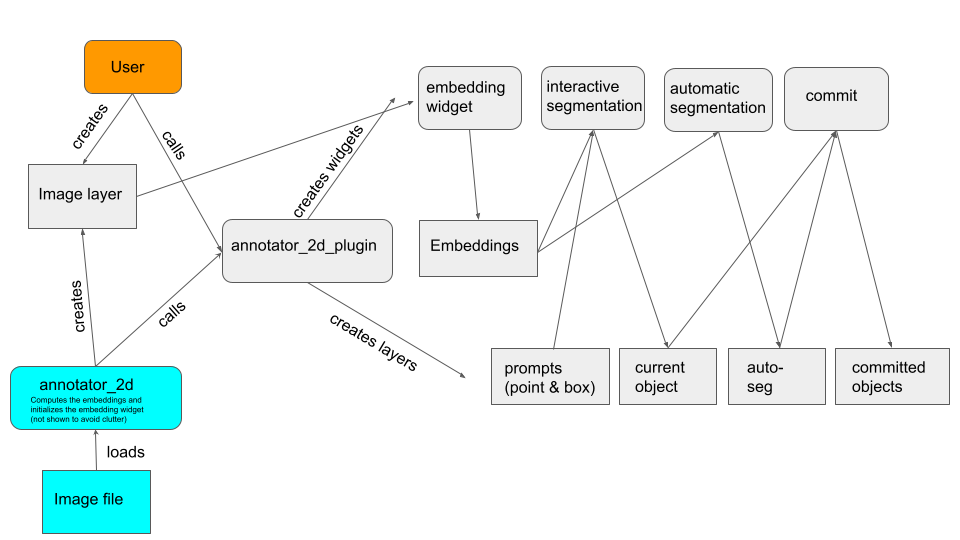
#> input picture doc/images/2d-annotator-flow.png, 960 x 540 px; its folder holds only this picture in this run
$ python build_new_nucleus_data.py
#> lines starting #> are read from the running program, lines starting #| are printed output that depends on the picture; after the words box and inside, x2 and y2 are one past the last pixel; in counts of white or black regions, pixels touching at a corner belong together
"""Write the derived nucleus data of the new torch-em datasets for the nucleus EM generalist.

- cardiomyocyte_tem: the 9 TEM micrographs with a nucleus mask. They are downscaled CARDIOMYOCYTE_SCALE times, because
  nuclei are 900-1600 px wide at full resolution. The holes are filled and specks below MIN_OBJECT_SIZE are dropped.
- perez: the nucleus task tiles (train 500 px, resized to 512 px; test 1000 px), holes filled.
- vem_nuclei: the 2D array tomography images and the two 3D FIB-SEM volumes. Each 2D image is downscaled by a power of
  two, so that nuclei are about VEM_TARGET_DIAMETER px wide. The 3D volumes are downscaled VEM_3D_SCALE times.
  Most 2D label images (all except VEM_EDGE_NUCLEI_INCLUDED) do not contain the nuclei that touch the image border.
  Thus, the unlabeled pixels in a border band of the largest nucleus diameter carry IGNORE_LABEL.
  Image id_9 is truncated in the archive and left out.
- u2os_fibsem: the 44 nuclear envelope slices of one U2-OS cell (evaluation), filled into nucleus masks.
  The crops cut the nucleus. Thus, the nucleus part in a crop is the convex hull of the envelope arc and the right
  border that the arc spans. The right border is the last column with data, before the constant padding of some slices.
- etchacell: the HeLa SBF-SEM ROIs (evaluation, 10 x 10 x 50 nm) with nuclear envelope consensus labels.
  The labels are filled into nucleus masks, per slice after closing small gaps, and in 3D. The 3D fill also fills the
  cap slices, where the cut through the envelope is tangential. The ROIs are downscaled ETCHACELL_SCALE times in xy,
  so that a nucleus fits a 512 px field of view.
- aive: the nucleus of the three AIVE FIB-SEM overview volumes with a nucleus label (6.5 x 6.5 x 10 nm).
  The 'chromatin' class marks the nucleoli inside the nucleus, so it is folded into the nucleus class. The holes are
  filled. A nucleus is about 3000 px long at full resolution. Thus, the volumes are downscaled AIVE_SCALE times
  (z, y, x) to 30 x 26 x 26 nm.
- cerebellum_fibsem: the mouse cerebellum FIB-SEM volume (10 nm isotropic) with its nucleus instances. It is
  downscaled CEREBELLUM_SCALE times, because nuclei are up to 600 px wide at full resolution. The labels below
  CEREBELLUM_MIN_NUCLEUS_SIZE voxels get the ignore label. They are three pieces of one dark object inside a myelinated
  axon at the end of the volume, not a nucleus by eye.
- macrophage_a431: the SBF-SEM volumes with the nucleus class (quick semantic MIB annotations). They are downscaled
  MACROPHAGE_SCALE times in xy. Each volume has one nucleus of about 1300 px. The voxel size is not stored.
  The nucleus extents suggest sections about 10 times thicker than the pixel size. Thus, z / xy is about 2.5 after
  downscaling.

Every file is written under a temporary name and moved in place when complete.
"""
import os
import glob
import json
import argparse

import h5py
import tifffile
import numpy as np
from scipy import ndimage
import imageio.v3 as imageio

from skimage.measure import label
from skimage.morphology import convex_hull_image, disk
from skimage.transform import downscale_local_mean, resize

from figure_utils import DATA_ROOT


IGNORE_LABEL = np.iinfo("uint32").max
MIN_OBJECT_SIZE = 200
CARDIOMYOCYTE_SCALE = 4
VEM_TARGET_DIAMETER = 250
VEM_3D_SCALE = 2
VEM_EDGE_NUCLEI_INCLUDED = (8, 10)
VEM_MISSING = (9,)
VEM_BORDER_PERCENTILE = 90
U2OS_MIN_ENVELOPE_PIXELS = 500
ETCHACELL_SCALE = 4
ETCHACELL_CLOSING_RADIUS = 5
AIVE_SCALE = (3, 4, 4)
AIVE_NUCLEUS_CLASSES = (6, 11)
AIVE_VOLUMES = (1, 2, 3)
CEREBELLUM_SCALE = (2, 2, 2)
CEREBELLUM_MIN_NUCLEUS_SIZE = 100000
MACROPHAGE_SCALE = (1, 4, 4)
MACROPHAGE_VOLUMES = ("sbf_a431", "sbf_oa_chol_7t", "sbf_oa_chol_av1", "sbf_oa_chol_av3", "sbf_no_load")
U2OS_CLOSING_RADIUS = 10
U2OS_MIN_PIECE_FRACTION = 0.1
U2OS_MAX_PIECE_GAP = 50
U2OS_MIN_FILLED_FRACTION = 0.05


# [15 lines left out: functions to_uint8, downscale, not called in this run]


def clean_instances(labels, fill=True):
    """Fill holes per object, drop objects below MIN_OBJECT_SIZE and relabel consecutively."""
    out = np.zeros(labels.shape, dtype="uint32")
    next_id = 1
    for i, box in enumerate(ndimage.find_objects(labels), start=1):
        if box is None:
            continue
        mask = labels[box] == i
        if fill:
            mask = ndimage.binary_fill_holes(mask)
        if mask.sum() < MIN_OBJECT_SIZE:
            continue
        out[box][mask] = next_id
        next_id += 1
    return out


def write_h5(path, raw, labels, attrs=None):
    tmp_path = f"{path}.incomplete"
    with h5py.File(tmp_path, "w") as f:
        f.create_dataset("raw", data=raw, compression="gzip")
        f.create_dataset("labels", data=labels, compression="gzip")
        for key, value in (attrs or {}).items():
            f.attrs[key] = value
    os.replace(tmp_path, path)


def build_cardiomyocyte(out_root):
    src = os.path.join(DATA_ROOT, "cardiomyocyte_tem")
    out_dir = os.path.join(out_root, "cardiomyocyte_tem_nucleus")
    os.makedirs(out_dir, exist_ok=True)
    infos = {}
    for image_path in sorted(glob.glob(os.path.join(src, "images", "*.tif"))):
        name = os.path.basename(image_path)[:-4]
        masks = [
            p for p in glob.glob(os.path.join(src, "Nucleus_Masks", "*.tif"))
            if os.path.basename(p) in (f"{name}_nucleus.tif", f"KO_{name}_nucleus.tif")
        ]
        if not masks:
            continue
        raw = to_uint8(tifffile.imread(image_path))
        labels = label(tifffile.imread(masks[0]) > 0).astype("uint32")
        raw, labels = downscale(raw, labels, CARDIOMYOCYTE_SCALE)
        labels = clean_instances(labels)
        write_h5(os.path.join(out_dir, f"{name}.h5"), raw, labels, {"scale": CARDIOMYOCYTE_SCALE})
        infos[name] = {"shape": list(raw.shape), "n_nuclei": int(labels.max())}
        print("cardiomyocyte", name, infos[name], flush=True)
    return infos


def build_perez(out_root):
    src = os.path.join(DATA_ROOT, "perez", "perez", "nuclei")
    infos = {}
    for split in ("train", "test"):
        out_dir = os.path.join(out_root, "perez_nucleus", split)
        os.makedirs(out_dir, exist_ok=True)
        for image_path in sorted(glob.glob(os.path.join(src, split, "images", "*.png"))):
            name = os.path.basename(image_path)[:-4]
            raw = imageio.imread(image_path)
            raw = raw[..., 0] if raw.ndim == 3 else raw
            mask = imageio.imread(os.path.join(src, split, "masks", os.path.basename(image_path)))
            mask = (mask[..., 0] if mask.ndim == 3 else mask) > 0
            if raw.shape[0] < 512:
                raw = resize(raw, (512, 512), preserve_range=True, anti_aliasing=True).astype("uint8")
                mask = resize(mask, (512, 512), order=0, anti_aliasing=False).astype(bool)
            labels = clean_instances(label(mask).astype("uint32"))
            write_h5(os.path.join(out_dir, f"{name}.h5"), raw, labels)
            infos[f"{split}/{name}"] = int(labels.max())
    print("perez", {split: sum(1 for k in infos if k.startswith(split)) for split in ("train", "test")}, flush=True)
    return infos


# [213 lines left out: functions border_ignore, build_vem, fill_envelope, build_u2os, build_etchacell, build_aive and 4 more, not called in this run]


def main():
    parser = argparse.ArgumentParser()
    parser.add_argument("--output", default=DATA_ROOT, help="Root of the derived data folders.")
    parser.add_argument(
        "--datasets", nargs="+", default=["cardiomyocyte", "perez", "vem", "u2os"], help="The datasets to build."
    )
    args = parser.parse_args()
    builders = {
        "cardiomyocyte": (build_cardiomyocyte, "cardiomyocyte_tem_nucleus"), "perez": (build_perez, "perez_nucleus"),
        "vem": (build_vem, "vem_nuclei_nucleus"), "u2os": (build_u2os, "u2os_fibsem_nucleus"),
        "etchacell": (build_etchacell, "etchacell_nucleus"), "aive": (build_aive, "aive_nucleus"),
        "cerebellum": (build_cerebellum, "cerebellum_fibsem_nucleus"),
        "macrophage": (build_macrophage, "macrophage_a431_nucleus"),
    }
    for name in args.datasets:
        build, folder = builders[name]
        infos = build(args.output)
        with open(os.path.join(args.output, folder, "build_info.json"), "w") as f:
            json.dump(infos, f, indent=2)
#> this loop made 2 passes
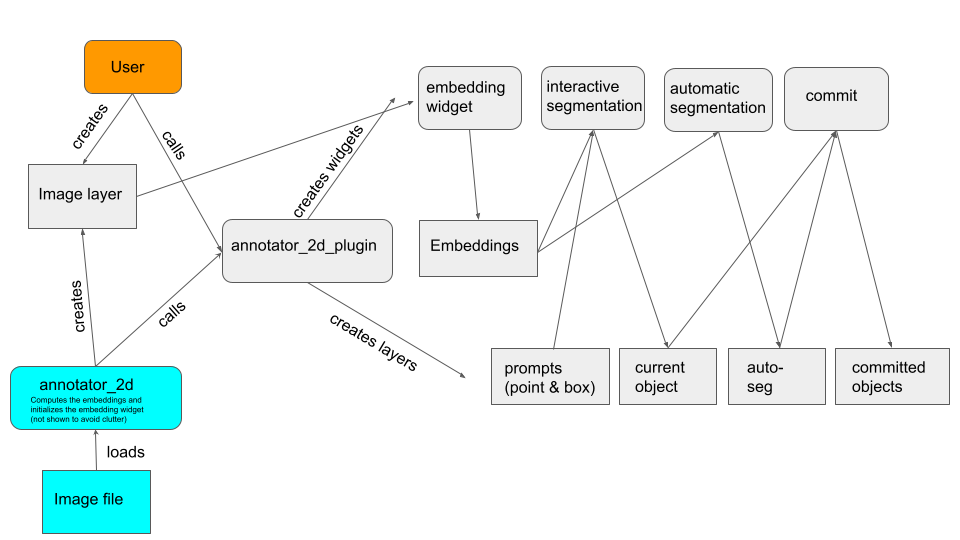
#> input picture doc/images/2d-annotator-flow.png, 960 x 540 px
#> pass 2, in build_perez, `raw = raw[..., 0] if raw.ndim == 3 else raw`:
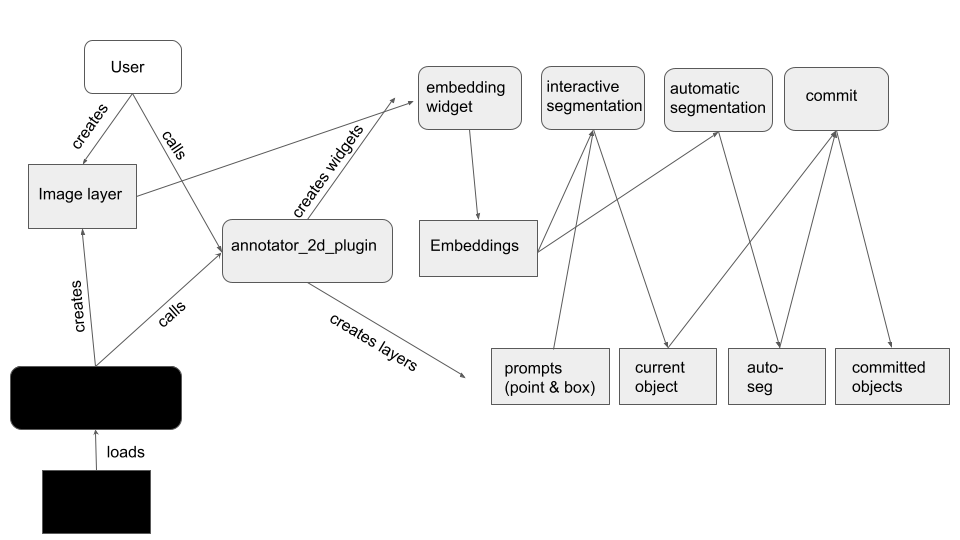
#> raw: shape (540, 960); min 0, max 255, mean 238.8
#> pass 2, in build_perez, `mask = (mask[..., 0] if mask.ndim == 3 else mask) > 0`:
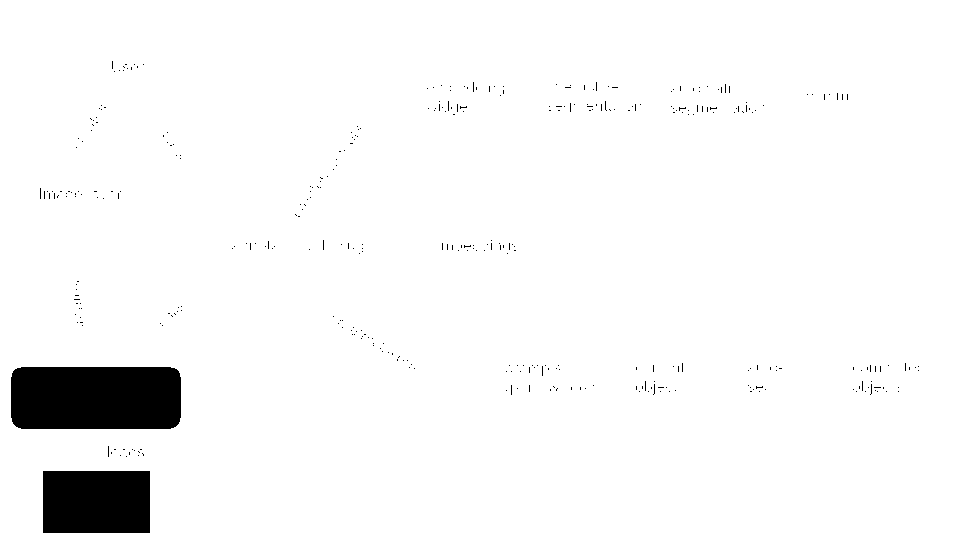
#> mask: shape (540, 960) bool; 96.5% white; 374 black regions (372 under 20 px), largest, box (x1, y1, x2, y2) and area: (11, 367, 181, 429) 10404, (43, 471, 150, 533) 6634


if __name__ == "__main__":
#> (the run stopped early here; a loop or call above may not have finished)
